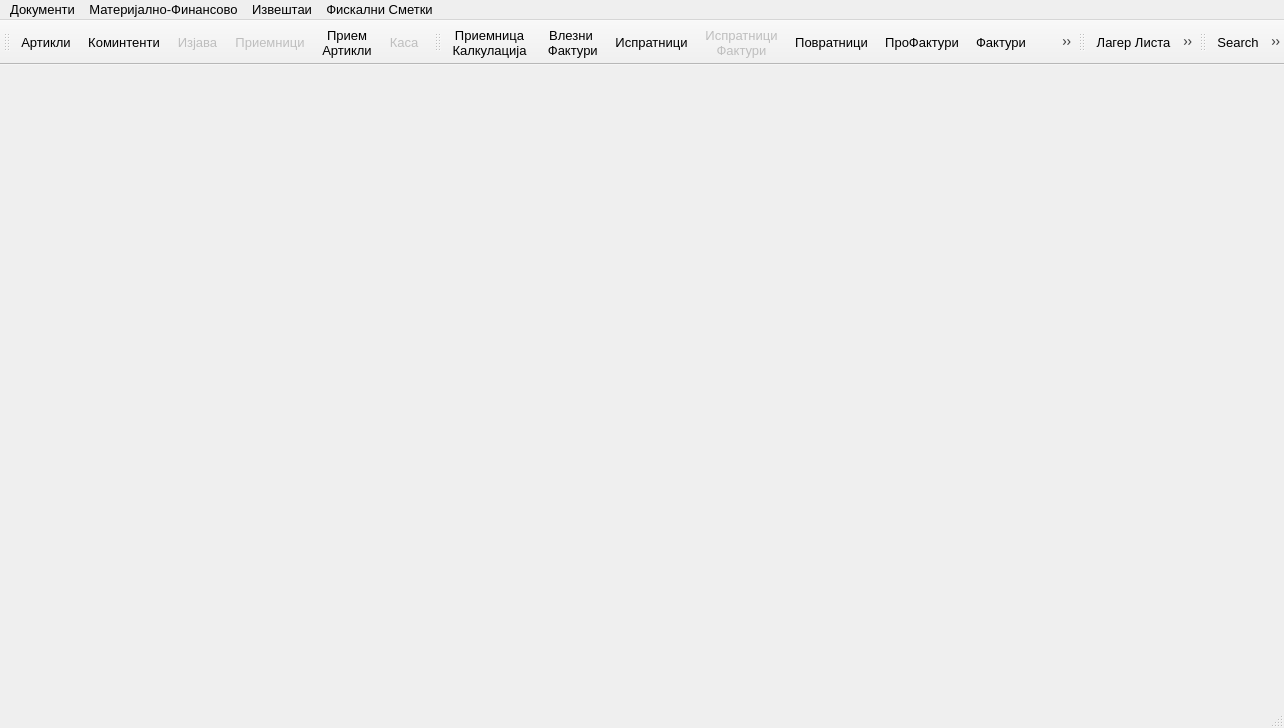
<?xml version="1.0" encoding="UTF-8"?>
<ui version="4.0">
 <class>sternaClass</class>
 <widget class="QMainWindow" name="sternaClass">
  <property name="geometry">
   <rect>
    <x>0</x>
    <y>0</y>
    <width>1284</width>
    <height>728</height>
   </rect>
  </property>
  <property name="font">
   <font>
    <pointsize>10</pointsize>
   </font>
  </property>
  <property name="windowTitle">
   <string>Sterna</string>
  </property>
  <property name="windowIcon">
   <iconset resource="sterna.qrc">
    <normaloff>:/sterna/Resources/imagesCA93H0U6.bmp</normaloff>:/sterna/Resources/imagesCA93H0U6.bmp</iconset>
  </property>
  <widget class="QWidget" name="centralWidget"/>
  <widget class="QMenuBar" name="menuBar">
   <property name="geometry">
    <rect>
     <x>0</x>
     <y>0</y>
     <width>1284</width>
     <height>29</height>
    </rect>
   </property>
   <widget class="QMenu" name="menu_4">
    <property name="title">
     <string>Извештаи</string>
    </property>
    <addaction name="actionLager"/>
    <addaction name="actionIzvestai"/>
    <addaction name="actionDnevenPromet"/>
    <addaction name="separator"/>
    <addaction name="actionAnalitikaKomintent"/>
    <addaction name="actionAnalitikaArtikli"/>
    <addaction name="separator"/>
    <addaction name="actionFinansova_Kartica"/>
   </widget>
   <widget class="QMenu" name="menu_3">
    <property name="title">
     <string>Материјално-Финансово</string>
    </property>
    <addaction name="actionMyFakturiVlezni"/>
    <addaction name="actionKalkulacii"/>
    <addaction name="actionMyFakturi"/>
    <addaction name="actionProFaktura"/>
    <addaction name="separator"/>
    <addaction name="actionIzvodi"/>
   </widget>
   <widget class="QMenu" name="menu">
    <property name="title">
     <string>Документи</string>
    </property>
    <addaction name="action_MyArtikli"/>
    <addaction name="actionDDV"/>
    <addaction name="actionBanki"/>
    <addaction name="actionKasi"/>
    <addaction name="action_KomintentiLista"/>
    <addaction name="separator"/>
    <addaction name="actionPreview"/>
    <addaction name="actionPrinter"/>
    <addaction name="actionClose"/>
    <addaction name="actionVraboteni"/>
   </widget>
   <widget class="QMenu" name="menu_2">
    <property name="title">
     <string>Фискални Сметки</string>
    </property>
    <addaction name="actionDnevnoFiskalnoZatvaranje"/>
    <addaction name="actionKontrolenIzvestaj"/>
    <addaction name="actionDetalenIzvestajPoPeriod"/>
    <addaction name="actionPodesuvanjeDatumCas"/>
   </widget>
   <addaction name="menu"/>
   <addaction name="menu_3"/>
   <addaction name="menu_4"/>
   <addaction name="menu_2"/>
  </widget>
  <widget class="QToolBar" name="toolBar">
   <property name="windowTitle">
    <string>Материјално</string>
   </property>
   <property name="orientation">
    <enum>Qt::Horizontal</enum>
   </property>
   <property name="toolButtonStyle">
    <enum>Qt::ToolButtonTextUnderIcon</enum>
   </property>
   <attribute name="toolBarArea">
    <enum>TopToolBarArea</enum>
   </attribute>
   <attribute name="toolBarBreak">
    <bool>false</bool>
   </attribute>
   <addaction name="action_MyArtikli"/>
   <addaction name="action_KomintentiLista"/>
   <addaction name="actionIzjava"/>
   <addaction name="actionMyPriemnici"/>
   <addaction name="action_n"/>
   <addaction name="actionKasi"/>
  </widget>
  <widget class="QStatusBar" name="statusBar"/>
  <widget class="QToolBar" name="toolBar_2">
   <property name="windowTitle">
    <string>Финансово</string>
   </property>
   <property name="orientation">
    <enum>Qt::Horizontal</enum>
   </property>
   <property name="toolButtonStyle">
    <enum>Qt::ToolButtonTextUnderIcon</enum>
   </property>
   <attribute name="toolBarArea">
    <enum>TopToolBarArea</enum>
   </attribute>
   <attribute name="toolBarBreak">
    <bool>false</bool>
   </attribute>
   <addaction name="actionKalkulacii"/>
   <addaction name="actionMyFakturiVlezni"/>
   <addaction name="actionMyIspratnici"/>
   <addaction name="actionMyFakturi"/>
   <addaction name="actionMyPovratnica"/>
   <addaction name="actionProFaktura"/>
   <addaction name="actionFakturiMaster"/>
   <addaction name="actionSmetki"/>
   <addaction name="actionPorackiSmetki"/>
   <addaction name="actionIzvodi"/>
   <addaction name="actionMyOdobrenie"/>
  </widget>
  <widget class="QToolBar" name="toolBar_3">
   <property name="enabled">
    <bool>true</bool>
   </property>
   <property name="windowTitle">
    <string>Извештаи</string>
   </property>
   <property name="orientation">
    <enum>Qt::Horizontal</enum>
   </property>
   <property name="toolButtonStyle">
    <enum>Qt::ToolButtonTextUnderIcon</enum>
   </property>
   <attribute name="toolBarArea">
    <enum>TopToolBarArea</enum>
   </attribute>
   <attribute name="toolBarBreak">
    <bool>false</bool>
   </attribute>
   <addaction name="actionLager"/>
   <addaction name="actionAnalitikaKomintent"/>
   <addaction name="actionAnalitikaArtikli"/>
   <addaction name="actionFinansova_Kartica"/>
   <addaction name="actionPopis"/>
  </widget>
  <widget class="QToolBar" name="toolBar_4">
   <property name="windowTitle">
    <string>Алатки</string>
   </property>
   <property name="toolButtonStyle">
    <enum>Qt::ToolButtonTextUnderIcon</enum>
   </property>
   <attribute name="toolBarArea">
    <enum>TopToolBarArea</enum>
   </attribute>
   <attribute name="toolBarBreak">
    <bool>false</bool>
   </attribute>
   <addaction name="actionSearch"/>
   <addaction name="actionPreview"/>
   <addaction name="actionIzvestaPromenaCeni"/>
   <addaction name="actionDnevenPromet"/>
   <addaction name="actionPeriodicenIzvestaj"/>
   <addaction name="actionIzvestai"/>
   <addaction name="actionClose"/>
  </widget>
  <action name="action_KomintentiLista">
   <property name="icon">
    <iconset resource="sterna.qrc">
     <normaloff>:/sterna/Resources/imagesCADR5ZAI.png</normaloff>:/sterna/Resources/imagesCADR5ZAI.png</iconset>
   </property>
   <property name="text">
    <string>Коминтенти</string>
   </property>
   <property name="shortcut">
    <string>Alt+K</string>
   </property>
  </action>
  <action name="action_MyArtikli">
   <property name="icon">
    <iconset resource="sterna.qrc">
     <normaloff>:/sterna/Resources/isimple_system_lnx-Icons-32X32-paste_png-32x32.png</normaloff>:/sterna/Resources/isimple_system_lnx-Icons-32X32-paste_png-32x32.png</iconset>
   </property>
   <property name="text">
    <string>Артикли</string>
   </property>
   <property name="shortcut">
    <string>Alt+A</string>
   </property>
  </action>
  <action name="actionMyIspratnici">
   <property name="enabled">
    <bool>true</bool>
   </property>
   <property name="icon">
    <iconset resource="sterna.qrc">
     <normaloff>:/sterna/Resources/add-file-32x32.png</normaloff>:/sterna/Resources/add-file-32x32.png</iconset>
   </property>
   <property name="text">
    <string>Испратници</string>
   </property>
   <property name="shortcut">
    <string>Alt+I</string>
   </property>
   <property name="visible">
    <bool>true</bool>
   </property>
  </action>
  <action name="actionMyPriemnici">
   <property name="enabled">
    <bool>false</bool>
   </property>
   <property name="icon">
    <iconset resource="sterna.qrc">
     <normaloff>:/sterna/Resources/delete-file-32x32.png</normaloff>:/sterna/Resources/delete-file-32x32.png</iconset>
   </property>
   <property name="text">
    <string>Приемници</string>
   </property>
   <property name="shortcut">
    <string>Alt+P</string>
   </property>
   <property name="visible">
    <bool>false</bool>
   </property>
  </action>
  <action name="actionMyPovratnica">
   <property name="enabled">
    <bool>true</bool>
   </property>
   <property name="icon">
    <iconset resource="sterna.qrc">
     <normaloff>:/sterna/Resources/Pastel_Icons-folder_open_ico-32x32.png</normaloff>:/sterna/Resources/Pastel_Icons-folder_open_ico-32x32.png</iconset>
   </property>
   <property name="text">
    <string>Повратници</string>
   </property>
   <property name="shortcut">
    <string>Alt+O</string>
   </property>
   <property name="visible">
    <bool>true</bool>
   </property>
  </action>
  <action name="actionMyFakturi">
   <property name="enabled">
    <bool>false</bool>
   </property>
   <property name="icon">
    <iconset resource="sterna.qrc">
     <normaloff>:/sterna/Resources/invoice.png</normaloff>:/sterna/Resources/invoice.png</iconset>
   </property>
   <property name="text">
    <string>Фактури</string>
   </property>
   <property name="iconText">
    <string>Испратници
Фактури</string>
   </property>
   <property name="shortcut">
    <string>Alt+F</string>
   </property>
   <property name="visible">
    <bool>false</bool>
   </property>
  </action>
  <action name="actionBanki">
   <property name="enabled">
    <bool>true</bool>
   </property>
   <property name="icon">
    <iconset resource="sterna.qrc">
     <normaloff>:/sterna/Resources/bank.png</normaloff>:/sterna/Resources/bank.png</iconset>
   </property>
   <property name="text">
    <string>Банки</string>
   </property>
   <property name="visible">
    <bool>true</bool>
   </property>
  </action>
  <action name="actionProFaktura">
   <property name="enabled">
    <bool>true</bool>
   </property>
   <property name="icon">
    <iconset resource="sterna.qrc">
     <normaloff>:/sterna/Resources/pro_invoice.png</normaloff>:/sterna/Resources/pro_invoice.png</iconset>
   </property>
   <property name="text">
    <string>ПроФактури</string>
   </property>
   <property name="visible">
    <bool>true</bool>
   </property>
  </action>
  <action name="actionKasi">
   <property name="enabled">
    <bool>false</bool>
   </property>
   <property name="icon">
    <iconset resource="sterna.qrc">
     <normaloff>:/sterna/Resources/kasa1.png</normaloff>:/sterna/Resources/kasa1.png</iconset>
   </property>
   <property name="text">
    <string>Каса</string>
   </property>
   <property name="toolTip">
    <string>Каса</string>
   </property>
   <property name="visible">
    <bool>false</bool>
   </property>
  </action>
  <action name="actionDDV">
   <property name="icon">
    <iconset resource="sterna.qrc">
     <normaloff>:/sterna/Resources/ddv.png</normaloff>:/sterna/Resources/ddv.png</iconset>
   </property>
   <property name="text">
    <string>ДДВ</string>
   </property>
   <property name="visible">
    <bool>false</bool>
   </property>
  </action>
  <action name="actionLager">
   <property name="icon">
    <iconset resource="sterna.qrc">
     <normaloff>:/sterna/Resources/lager.png</normaloff>:/sterna/Resources/lager.png</iconset>
   </property>
   <property name="text">
    <string>Лагер Листа</string>
   </property>
   <property name="shortcut">
    <string>Ctrl+L</string>
   </property>
  </action>
  <action name="actionIzvestai">
   <property name="enabled">
    <bool>true</bool>
   </property>
   <property name="icon">
    <iconset resource="sterna.qrc">
     <normaloff>:/sterna/Resources/reports.png</normaloff>:/sterna/Resources/reports.png</iconset>
   </property>
   <property name="text">
    <string>Фактури Gantt Chart</string>
   </property>
   <property name="iconText">
    <string>Фактури
 Gantt Chart</string>
   </property>
   <property name="visible">
    <bool>true</bool>
   </property>
  </action>
  <action name="actionIzvodi">
   <property name="enabled">
    <bool>true</bool>
   </property>
   <property name="icon">
    <iconset resource="sterna.qrc">
     <normaloff>:/sterna/Resources/isimple_system_lnx-Icons-32X32-file_new_png-32x32.png</normaloff>:/sterna/Resources/isimple_system_lnx-Icons-32X32-file_new_png-32x32.png</iconset>
   </property>
   <property name="text">
    <string>Изводи</string>
   </property>
   <property name="shortcut">
    <string>Alt+I</string>
   </property>
   <property name="visible">
    <bool>true</bool>
   </property>
  </action>
  <action name="actionPrinter">
   <property name="enabled">
    <bool>true</bool>
   </property>
   <property name="icon">
    <iconset resource="sterna.qrc">
     <normaloff>:/sterna/Resources/Printer-icon.png</normaloff>:/sterna/Resources/Printer-icon.png</iconset>
   </property>
   <property name="text">
    <string>Print</string>
   </property>
   <property name="toolTip">
    <string>Принтер (Ctrl+P)</string>
   </property>
   <property name="shortcut">
    <string>Ctrl+P</string>
   </property>
   <property name="visible">
    <bool>true</bool>
   </property>
   <property name="iconVisibleInMenu">
    <bool>true</bool>
   </property>
  </action>
  <action name="actionMyFakturiVlezni">
   <property name="icon">
    <iconset resource="sterna.qrc">
     <normaloff>:/sterna/Resources/reports.png</normaloff>:/sterna/Resources/reports.png</iconset>
   </property>
   <property name="text">
    <string>Влезни Фактури</string>
   </property>
   <property name="iconText">
    <string>Влезни
 Фактури</string>
   </property>
   <property name="visible">
    <bool>false</bool>
   </property>
  </action>
  <action name="actionAnalitikaKomintent">
   <property name="enabled">
    <bool>false</bool>
   </property>
   <property name="icon">
    <iconset resource="sterna.qrc">
     <normaloff>:/sterna/Resources/k-color-edit-icon.png</normaloff>:/sterna/Resources/k-color-edit-icon.png</iconset>
   </property>
   <property name="text">
    <string>Аналитика Коминтенти</string>
   </property>
   <property name="iconText">
    <string>Аналитика
 Коминтенти</string>
   </property>
   <property name="shortcut">
    <string>Ctrl+Shift+K</string>
   </property>
   <property name="visible">
    <bool>false</bool>
   </property>
  </action>
  <action name="actionIzjava">
   <property name="enabled">
    <bool>false</bool>
   </property>
   <property name="icon">
    <iconset resource="sterna.qrc">
     <normaloff>:/sterna/Resources/pro_invoice.png</normaloff>:/sterna/Resources/pro_invoice.png</iconset>
   </property>
   <property name="text">
    <string>Изјава</string>
   </property>
   <property name="toolTip">
    <string>Приемница од физичко лице</string>
   </property>
   <property name="shortcut">
    <string>Alt+J</string>
   </property>
   <property name="visible">
    <bool>false</bool>
   </property>
  </action>
  <action name="actionDnevenPromet">
   <property name="enabled">
    <bool>false</bool>
   </property>
   <property name="icon">
    <iconset resource="sterna.qrc">
     <normaloff>:/sterna/Resources/bank.png</normaloff>:/sterna/Resources/bank.png</iconset>
   </property>
   <property name="text">
    <string>Дневен Извештај</string>
   </property>
   <property name="iconText">
    <string>Дневен
Извештај</string>
   </property>
   <property name="toolTip">
    <string>Дневен Извештај</string>
   </property>
   <property name="visible">
    <bool>false</bool>
   </property>
  </action>
  <action name="actionClose">
   <property name="icon">
    <iconset resource="sterna.qrc">
     <normaloff>:/sterna/Resources/close-32x32.png</normaloff>:/sterna/Resources/close-32x32.png</iconset>
   </property>
   <property name="text">
    <string>Close</string>
   </property>
   <property name="shortcut">
    <string>Ctrl+X</string>
   </property>
  </action>
  <action name="actionPreview">
   <property name="icon">
    <iconset resource="sterna.qrc">
     <normaloff>:/sterna/Resources/Preview-icon.png</normaloff>:/sterna/Resources/Preview-icon.png</iconset>
   </property>
   <property name="text">
    <string>Preview</string>
   </property>
   <property name="toolTip">
    <string>Preview (Ctrl+W)</string>
   </property>
   <property name="shortcut">
    <string>Ctrl+W</string>
   </property>
  </action>
  <action name="actionAnalitikaArtikli">
   <property name="icon">
    <iconset resource="sterna.qrc">
     <normaloff>:/sterna/Resources/isimple_system_lnx-Icons-32X32-paste_png-32x32.png</normaloff>:/sterna/Resources/isimple_system_lnx-Icons-32X32-paste_png-32x32.png</iconset>
   </property>
   <property name="text">
    <string>Аналитика Артикли</string>
   </property>
   <property name="iconText">
    <string>Аналитика
 Артикли</string>
   </property>
   <property name="toolTip">
    <string>Аналитика Артикли</string>
   </property>
   <property name="shortcut">
    <string>Ctrl+Shift+A</string>
   </property>
  </action>
  <action name="action_n">
   <property name="icon">
    <iconset resource="sterna.qrc">
     <normaloff>:/sterna/Resources/Pastel_Icons-folder_open_ico-32x32.png</normaloff>:/sterna/Resources/Pastel_Icons-folder_open_ico-32x32.png</iconset>
   </property>
   <property name="text">
    <string>Прием Артикли</string>
   </property>
   <property name="iconText">
    <string>Прием
Артикли</string>
   </property>
   <property name="toolTip">
    <string>Прием Артикли</string>
   </property>
   <property name="visible">
    <bool>false</bool>
   </property>
  </action>
  <action name="actionSearch">
   <property name="enabled">
    <bool>true</bool>
   </property>
   <property name="icon">
    <iconset resource="sterna.qrc">
     <normaloff>:/sterna/Resources/zoom-in-icon.png</normaloff>:/sterna/Resources/zoom-in-icon.png</iconset>
   </property>
   <property name="text">
    <string>Search</string>
   </property>
   <property name="toolTip">
    <string>Search</string>
   </property>
   <property name="shortcut">
    <string>Ctrl+F</string>
   </property>
   <property name="visible">
    <bool>true</bool>
   </property>
  </action>
  <action name="actionPeriodicenIzvestaj">
   <property name="enabled">
    <bool>true</bool>
   </property>
   <property name="icon">
    <iconset resource="sterna.qrc">
     <normaloff>:/sterna/Resources/bank.png</normaloff>:/sterna/Resources/bank.png</iconset>
   </property>
   <property name="text">
    <string>Периодичен Извештај</string>
   </property>
   <property name="iconText">
    <string>Периодичен
 Извештај</string>
   </property>
   <property name="toolTip">
    <string>Периодичен Извештај</string>
   </property>
   <property name="visible">
    <bool>true</bool>
   </property>
  </action>
  <action name="actionFinansova_Kartica">
   <property name="icon">
    <iconset resource="sterna.qrc">
     <normaloff>:/sterna/Resources/kasa1.png</normaloff>:/sterna/Resources/kasa1.png</iconset>
   </property>
   <property name="text">
    <string>Обврски</string>
   </property>
   <property name="iconText">
    <string>Обврски</string>
   </property>
   <property name="toolTip">
    <string>Финасова Картица</string>
   </property>
   <property name="shortcut">
    <string>Ctrl+O</string>
   </property>
  </action>
  <action name="actionMyOdobrenie">
   <property name="icon">
    <iconset resource="sterna.qrc">
     <normaloff>:/sterna/Resources/grid1.png</normaloff>:/sterna/Resources/grid1.png</iconset>
   </property>
   <property name="text">
    <string>Книжно Одобрение</string>
   </property>
   <property name="iconText">
    <string>Книжно
Одобрение</string>
   </property>
   <property name="toolTip">
    <string>Одобрение</string>
   </property>
   <property name="visible">
    <bool>false</bool>
   </property>
  </action>
  <action name="actionVraboteni">
   <property name="icon">
    <iconset resource="sterna.qrc">
     <normaloff>:/sterna/Resources/imagesCADR5ZAI.png</normaloff>:/sterna/Resources/imagesCADR5ZAI.png</iconset>
   </property>
   <property name="text">
    <string>Вработени</string>
   </property>
   <property name="toolTip">
    <string>Вработени</string>
   </property>
   <property name="shortcut">
    <string>Ctrl+V</string>
   </property>
  </action>
  <action name="actionSmetki">
   <property name="enabled">
    <bool>true</bool>
   </property>
   <property name="icon">
    <iconset resource="sterna.qrc">
     <normaloff>:/sterna/Resources/kasa1.png</normaloff>:/sterna/Resources/kasa1.png</iconset>
   </property>
   <property name="text">
    <string>Сметки</string>
   </property>
   <property name="toolTip">
    <string>Сметки</string>
   </property>
   <property name="shortcut">
    <string>Ctrl+S</string>
   </property>
   <property name="visible">
    <bool>true</bool>
   </property>
  </action>
  <action name="actionKalkulacii">
   <property name="icon">
    <iconset resource="sterna.qrc">
     <normaloff>:/sterna/Resources/kasa1.png</normaloff>:/sterna/Resources/kasa1.png</iconset>
   </property>
   <property name="text">
    <string> Приемница -Калкулација</string>
   </property>
   <property name="iconText">
    <string>Приемница
Калкулација</string>
   </property>
   <property name="shortcut">
    <string>Alt+K</string>
   </property>
   <property name="visible">
    <bool>true</bool>
   </property>
  </action>
  <action name="actionIzvestaPromenaCeni">
   <property name="icon">
    <iconset resource="sterna.qrc">
     <normaloff>:/sterna/Resources/grid1.png</normaloff>:/sterna/Resources/grid1.png</iconset>
   </property>
   <property name="text">
    <string>IzvestaPromenaCeni</string>
   </property>
   <property name="iconText">
    <string>Промена на
цени</string>
   </property>
   <property name="shortcut">
    <string>Ctrl+P, Ctrl+C</string>
   </property>
  </action>
  <action name="actionFakturiMaster">
   <property name="icon">
    <iconset resource="sterna.qrc">
     <normaloff>:/sterna/Resources/pro_invoice.png</normaloff>:/sterna/Resources/pro_invoice.png</iconset>
   </property>
   <property name="text">
    <string>Фактури</string>
   </property>
   <property name="toolTip">
    <string>Фактури</string>
   </property>
  </action>
  <action name="actionPopis">
   <property name="enabled">
    <bool>false</bool>
   </property>
   <property name="icon">
    <iconset resource="sterna.qrc">
     <normaloff>:/sterna/Resources/Pastel_Icons-folder_open_ico-32x32.png</normaloff>:/sterna/Resources/Pastel_Icons-folder_open_ico-32x32.png</iconset>
   </property>
   <property name="text">
    <string>Popis</string>
   </property>
   <property name="toolTip">
    <string>Попис</string>
   </property>
   <property name="visible">
    <bool>false</bool>
   </property>
  </action>
  <action name="actionDnevnoFiskalnoZatvaranje">
   <property name="text">
    <string>Дневно Фискално Затварање</string>
   </property>
  </action>
  <action name="actionPorackiSmetki">
   <property name="enabled">
    <bool>false</bool>
   </property>
   <property name="icon">
    <iconset resource="sterna.qrc">
     <normaloff>:/sterna/Resources/isimple_system_lnx-Icons-32X32-paste_png-32x32.png</normaloff>:/sterna/Resources/isimple_system_lnx-Icons-32X32-paste_png-32x32.png</iconset>
   </property>
   <property name="text">
    <string>Порачка Сметка</string>
   </property>
   <property name="iconText">
    <string>Порачка
Сметка</string>
   </property>
   <property name="visible">
    <bool>false</bool>
   </property>
  </action>
  <action name="actionKontrolenIzvestaj">
   <property name="text">
    <string>Контролен Извештај</string>
   </property>
  </action>
  <action name="actionDetalenIzvestajPoPeriod">
   <property name="text">
    <string>Детален Извештај по период</string>
   </property>
  </action>
  <action name="actionPodesuvanjeDatumCas">
   <property name="text">
    <string>Подесување Датум Час</string>
   </property>
  </action>
 </widget>
 <layoutdefault spacing="6" margin="11"/>
 <resources>
  <include location="sterna.qrc"/>
 </resources>
 <connections/>
</ui>
